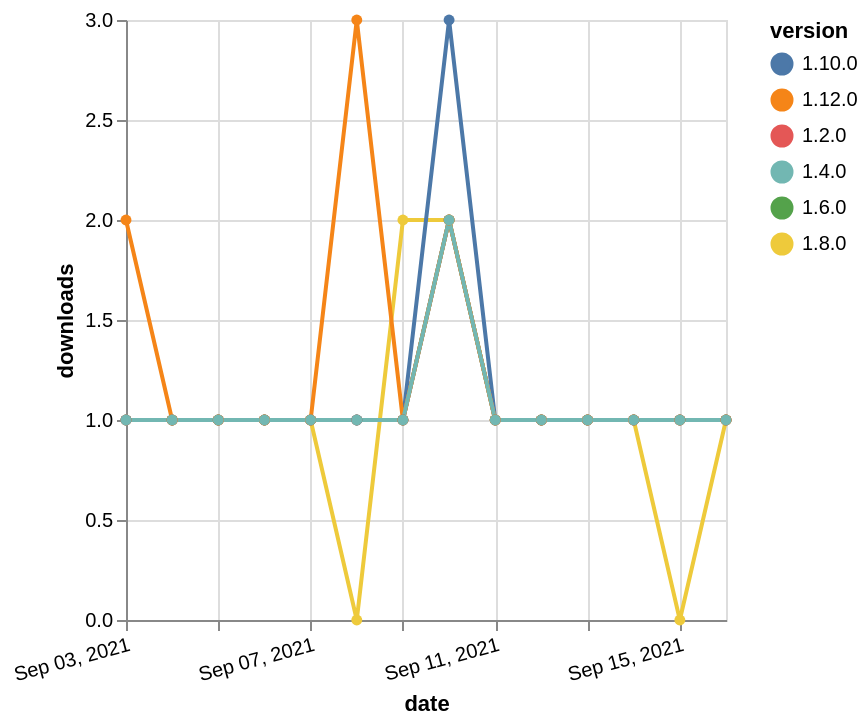

Write a Vega-Lite specification for this figure.
### Vega-Lite specification from a JSON file in a GitHub repository (floating-point values rounded to 4 significant figures)
{"$schema": "https://vega.github.io/schema/vega-lite/v5.json", "description": "A simple bar chart with embedded data.", "data": {"values": [{"date": "2021-09-03", "total": 187, "delta": 1, "version": "1.6.0"}, {"date": "2021-09-04", "total": 188, "delta": 1, "version": "1.6.0"}, {"date": "2021-09-05", "total": 189, "delta": 1, "version": "1.6.0"}, {"date": "2021-09-06", "total": 190, "delta": 1, "version": "1.6.0"}, {"date": "2021-09-07", "total": 191, "delta": 1, "version": "1.6.0"}, {"date": "2021-09-08", "total": 192, "delta": 1, "version": "1.6.0"}, {"date": "2021-09-09", "total": 193, "delta": 1, "version": "1.6.0"}, {"date": "2021-09-10", "total": 195, "delta": 2, "version": "1.6.0"}, {"date": "2021-09-11", "total": 196, "delta": 1, "version": "1.6.0"}, {"date": "2021-09-12", "total": 197, "delta": 1, "version": "1.6.0"}, {"date": "2021-09-13", "total": 198, "delta": 1, "version": "1.6.0"}, {"date": "2021-09-14", "total": 199, "delta": 1, "version": "1.6.0"}, {"date": "2021-09-15", "total": 200, "delta": 1, "version": "1.6.0"}, {"date": "2021-09-16", "total": 201, "delta": 1, "version": "1.6.0"}, {"date": "2021-09-03", "total": 166, "delta": 1, "version": "1.8.0"}, {"date": "2021-09-04", "total": 167, "delta": 1, "version": "1.8.0"}, {"date": "2021-09-05", "total": 168, "delta": 1, "version": "1.8.0"}, {"date": "2021-09-06", "total": 169, "delta": 1, "version": "1.8.0"}, {"date": "2021-09-07", "total": 170, "delta": 1, "version": "1.8.0"}, {"date": "2021-09-08", "total": 170, "delta": 0, "version": "1.8.0"}, {"date": "2021-09-09", "total": 172, "delta": 2, "version": "1.8.0"}, {"date": "2021-09-10", "total": 174, "delta": 2, "version": "1.8.0"}, {"date": "2021-09-11", "total": 175, "delta": 1, "version": "1.8.0"}, {"date": "2021-09-12", "total": 176, "delta": 1, "version": "1.8.0"}, {"date": "2021-09-13", "total": 177, "delta": 1, "version": "1.8.0"}, {"date": "2021-09-14", "total": 178, "delta": 1, "version": "1.8.0"}, {"date": "2021-09-15", "total": 178, "delta": 0, "version": "1.8.0"}, {"date": "2021-09-16", "total": 179, "delta": 1, "version": "1.8.0"}, {"date": "2021-09-03", "total": 190, "delta": 1, "version": "1.10.0"}, {"date": "2021-09-04", "total": 191, "delta": 1, "version": "1.10.0"}, {"date": "2021-09-05", "total": 192, "delta": 1, "version": "1.10.0"}, {"date": "2021-09-06", "total": 193, "delta": 1, "version": "1.10.0"}, {"date": "2021-09-07", "total": 194, "delta": 1, "version": "1.10.0"}, {"date": "2021-09-08", "total": 195, "delta": 1, "version": "1.10.0"}, {"date": "2021-09-09", "total": 196, "delta": 1, "version": "1.10.0"}, {"date": "2021-09-10", "total": 199, "delta": 3, "version": "1.10.0"}, {"date": "2021-09-11", "total": 200, "delta": 1, "version": "1.10.0"}, {"date": "2021-09-12", "total": 201, "delta": 1, "version": "1.10.0"}, {"date": "2021-09-13", "total": 202, "delta": 1, "version": "1.10.0"}, {"date": "2021-09-14", "total": 203, "delta": 1, "version": "1.10.0"}, {"date": "2021-09-15", "total": 204, "delta": 1, "version": "1.10.0"}, {"date": "2021-09-16", "total": 205, "delta": 1, "version": "1.10.0"}, {"date": "2021-09-03", "total": 247, "delta": 1, "version": "1.2.0"}, {"date": "2021-09-04", "total": 248, "delta": 1, "version": "1.2.0"}, {"date": "2021-09-05", "total": 249, "delta": 1, "version": "1.2.0"}, {"date": "2021-09-06", "total": 250, "delta": 1, "version": "1.2.0"}, {"date": "2021-09-07", "total": 251, "delta": 1, "version": "1.2.0"}, {"date": "2021-09-08", "total": 252, "delta": 1, "version": "1.2.0"}, {"date": "2021-09-09", "total": 253, "delta": 1, "version": "1.2.0"}, {"date": "2021-09-10", "total": 255, "delta": 2, "version": "1.2.0"}, {"date": "2021-09-11", "total": 256, "delta": 1, "version": "1.2.0"}, {"date": "2021-09-12", "total": 257, "delta": 1, "version": "1.2.0"}, {"date": "2021-09-13", "total": 258, "delta": 1, "version": "1.2.0"}, {"date": "2021-09-14", "total": 259, "delta": 1, "version": "1.2.0"}, {"date": "2021-09-15", "total": 260, "delta": 1, "version": "1.2.0"}, {"date": "2021-09-16", "total": 261, "delta": 1, "version": "1.2.0"}, {"date": "2021-09-03", "total": 117, "delta": 2, "version": "1.12.0"}, {"date": "2021-09-04", "total": 118, "delta": 1, "version": "1.12.0"}, {"date": "2021-09-05", "total": 119, "delta": 1, "version": "1.12.0"}, {"date": "2021-09-06", "total": 120, "delta": 1, "version": "1.12.0"}, {"date": "2021-09-07", "total": 121, "delta": 1, "version": "1.12.0"}, {"date": "2021-09-08", "total": 124, "delta": 3, "version": "1.12.0"}, {"date": "2021-09-09", "total": 125, "delta": 1, "version": "1.12.0"}, {"date": "2021-09-10", "total": 127, "delta": 2, "version": "1.12.0"}, {"date": "2021-09-11", "total": 128, "delta": 1, "version": "1.12.0"}, {"date": "2021-09-12", "total": 129, "delta": 1, "version": "1.12.0"}, {"date": "2021-09-13", "total": 130, "delta": 1, "version": "1.12.0"}, {"date": "2021-09-14", "total": 131, "delta": 1, "version": "1.12.0"}, {"date": "2021-09-15", "total": 132, "delta": 1, "version": "1.12.0"}, {"date": "2021-09-16", "total": 133, "delta": 1, "version": "1.12.0"}, {"date": "2021-09-03", "total": 197, "delta": 1, "version": "1.4.0"}, {"date": "2021-09-04", "total": 198, "delta": 1, "version": "1.4.0"}, {"date": "2021-09-05", "total": 199, "delta": 1, "version": "1.4.0"}, {"date": "2021-09-06", "total": 200, "delta": 1, "version": "1.4.0"}, {"date": "2021-09-07", "total": 201, "delta": 1, "version": "1.4.0"}, {"date": "2021-09-08", "total": 202, "delta": 1, "version": "1.4.0"}, {"date": "2021-09-09", "total": 203, "delta": 1, "version": "1.4.0"}, {"date": "2021-09-10", "total": 205, "delta": 2, "version": "1.4.0"}, {"date": "2021-09-11", "total": 206, "delta": 1, "version": "1.4.0"}, {"date": "2021-09-12", "total": 207, "delta": 1, "version": "1.4.0"}, {"date": "2021-09-13", "total": 208, "delta": 1, "version": "1.4.0"}, {"date": "2021-09-14", "total": 209, "delta": 1, "version": "1.4.0"}, {"date": "2021-09-15", "total": 210, "delta": 1, "version": "1.4.0"}, {"date": "2021-09-16", "total": 211, "delta": 1, "version": "1.4.0"}]}, "width": "container", "mark": {"type": "line", "point": {"filled": true}}, "encoding": {"x": {"field": "date", "type": "temporal", "timeUnit": "yearmonthdate", "title": "date", "axis": {"labelAngle": -15}}, "y": {"field": "delta", "type": "quantitative", "title": "downloads"}, "color": {"field": "version", "type": "nominal"}, "tooltip": {"field": "delta"}}}
